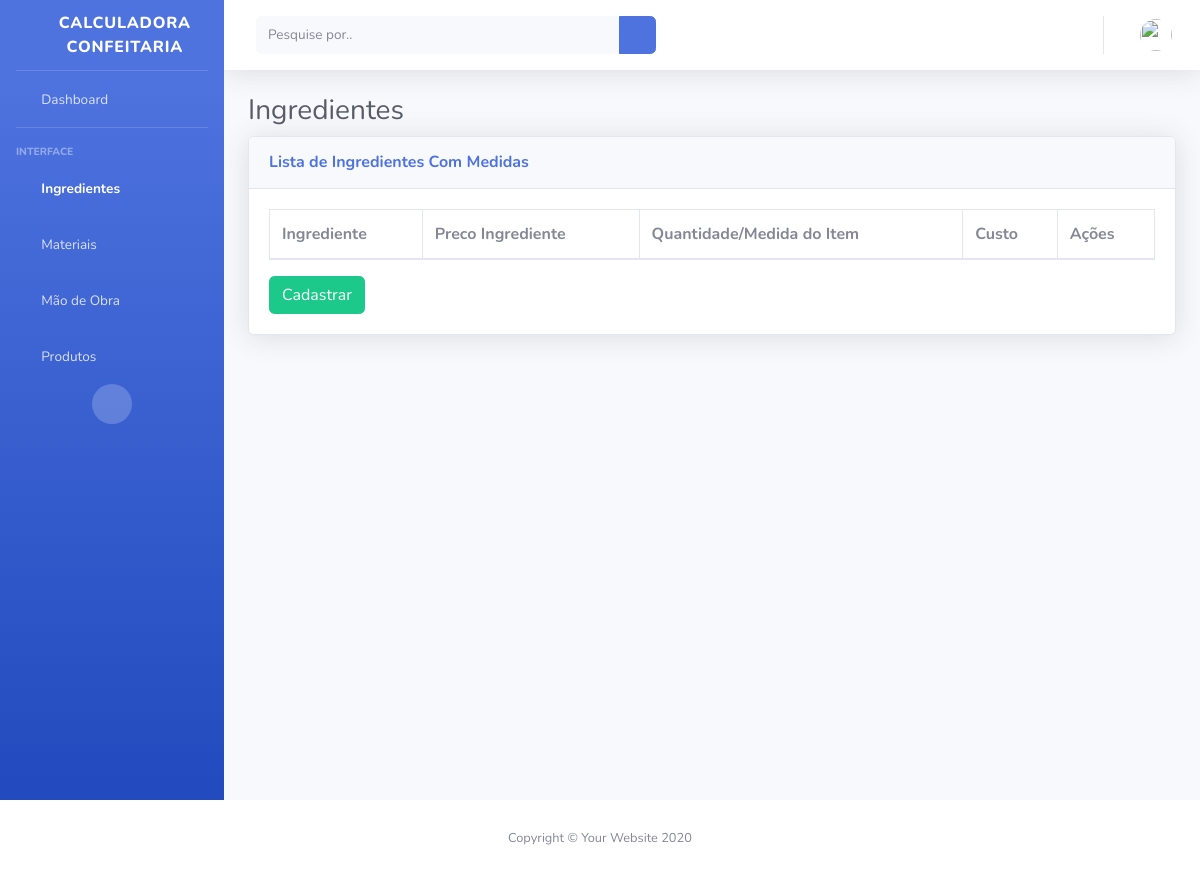
/percent-ingredient-list (signed in), run on an earlier commit of the app's database.
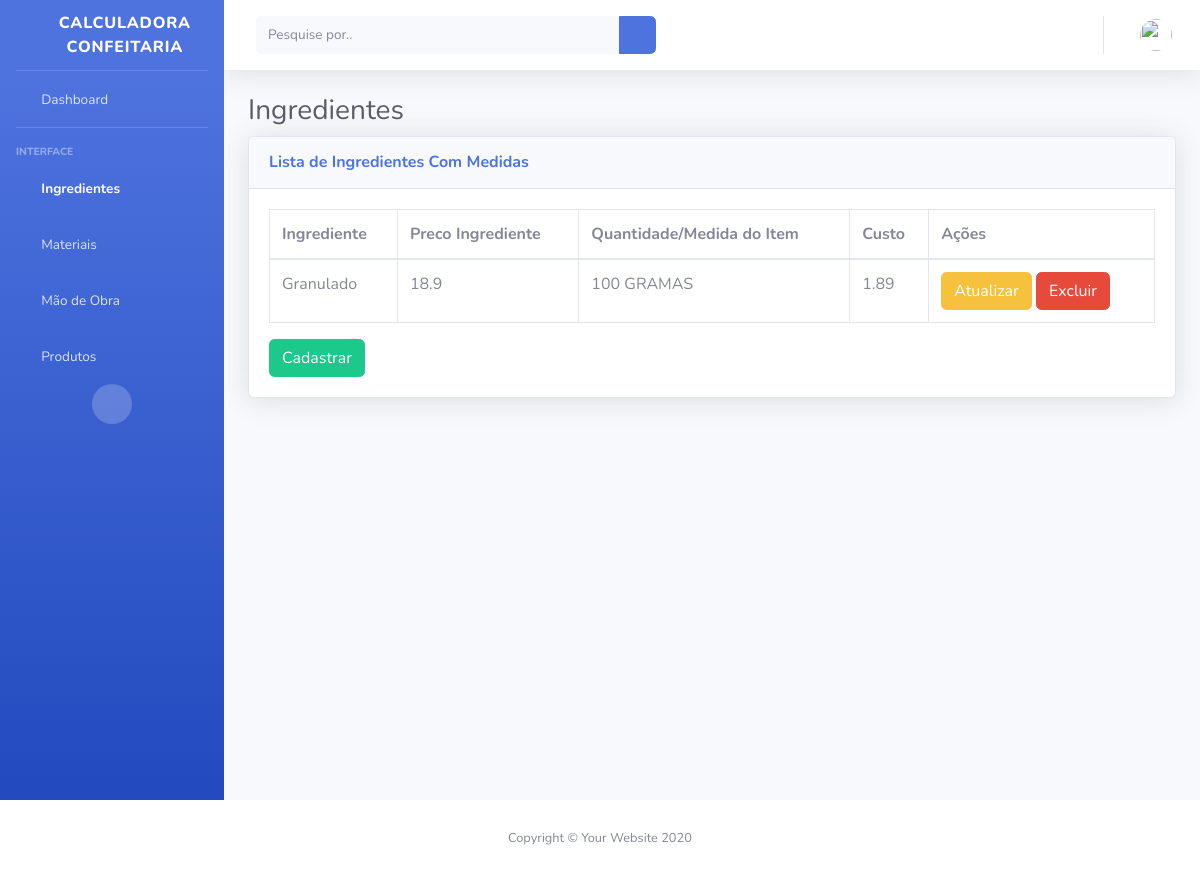
And on a later commit of the database.
### myapp/models.py (models this page shows, shortened)
class PercentIngredient(models.Model):
    ingredient = models.ForeignKey(Ingredient, blank=True, on_delete=models.CASCADE)
    percent = models.IntegerField(
        _("Quantidade Usada:"), db_column='percent', blank=False)
    measure = models.CharField(_("Medida do Pacote:"), max_length=8, choices=MEASURES_CHOICES)
    class Meta:
        ordering = ["ingredient"]

class Ingredient(models.Model):
    user = models.ForeignKey(CustomUser, blank=True, on_delete=models.CASCADE)
    name = models.CharField(_("Nome do Item:"), db_column='name', max_length=100, blank=False)
    quantity = models.IntegerField(
        _("Quantidade do Pacote:"), db_column='quantity', blank=False)
    measure = models.CharField(_("Medida do Pacote:"), max_length=8, choices=MEASURES_CHOICES)
    price = models.FloatField(_("(R$) Valor do Pacote:"), db_column='price', blank=False)
    class Meta:
        ordering = ["name"]

### myapp/views.py (the view)
# urls.py: path('percent-ingredient-list', views.percentIngredientList, name='percent-ingredient-list'),
@login_required
def percentIngredientList(request):
    percent_ingredients = PercentIngredient.objects.all()
    return render(request, "percent-ingredient-list.html",
                  {'percent_ingredients': percent_ingredients})

### myapp/templates/percent-ingredient-list.html
{% extends "base.html" %}
{% block content %}
{% load mathfilters %}
<h1 class="h3 mb-2 text-gray-800">Ingredientes</h1>
<div class="card shadow mb-4">
    <div class="card-header py-3">
        <h6 class="m-0 font-weight-bold text-primary">Lista de Ingredientes Com Medidas</h6>
    </div>
    <div class="card-body">
        <div class="table-responsive">
            <table class="table table-bordered" id="dataTable" width=100%" cellspacing="0">
                    <thead>
                        <tr>
                            <th>Ingrediente</th>
                            <th>Preco Ingrediente</th>
                            <th>Quantidade/Medida do Item</th>
                            <th>Custo</th>
                            <th>Ações</th>
                        </tr>
                    </thead>
                    <tbody>
                        {% for percent_ingredient in percent_ingredients %}
                        <tr>
                            <td>{{ percent_ingredient.ingredient.name }}</td>
                            <td>{{ percent_ingredient.ingredient.price }}</td>
                            <td>{{ percent_ingredient.percent }}{{" "}}{{ percent_ingredient.measure }}</td>
                            <td>{{percent_ingredient.percent|div:percent_ingredient.ingredient.quantity|mul:percent_ingredient.ingredient.price }}</td>
                            <td>
                                <a type="button" class="btn btn-warning" href="/ingredient-update/{{ percent_ingredient.id }}">Atualizar</a>
                                <a type="button" class="btn btn-danger" href="/ingredient-delete/{{ percent_ingredient.id }}">Excluir</a>
                            </td>
                        </tr>
                        {% endfor %}
                    </tbody>
            </table>
            <a type="button" class="btn btn-success" href="{%url 'ingredient-create' %}">Cadastrar</a>
        </div>
    </div>
</div>
{% endblock %}

What changed in the data, as far as the page shows it:
added PercentIngredient: ingredient.name "Granulado", ingredient.price "18.9", percent "100", measure "GRAMAS", percent|div "1.89"
